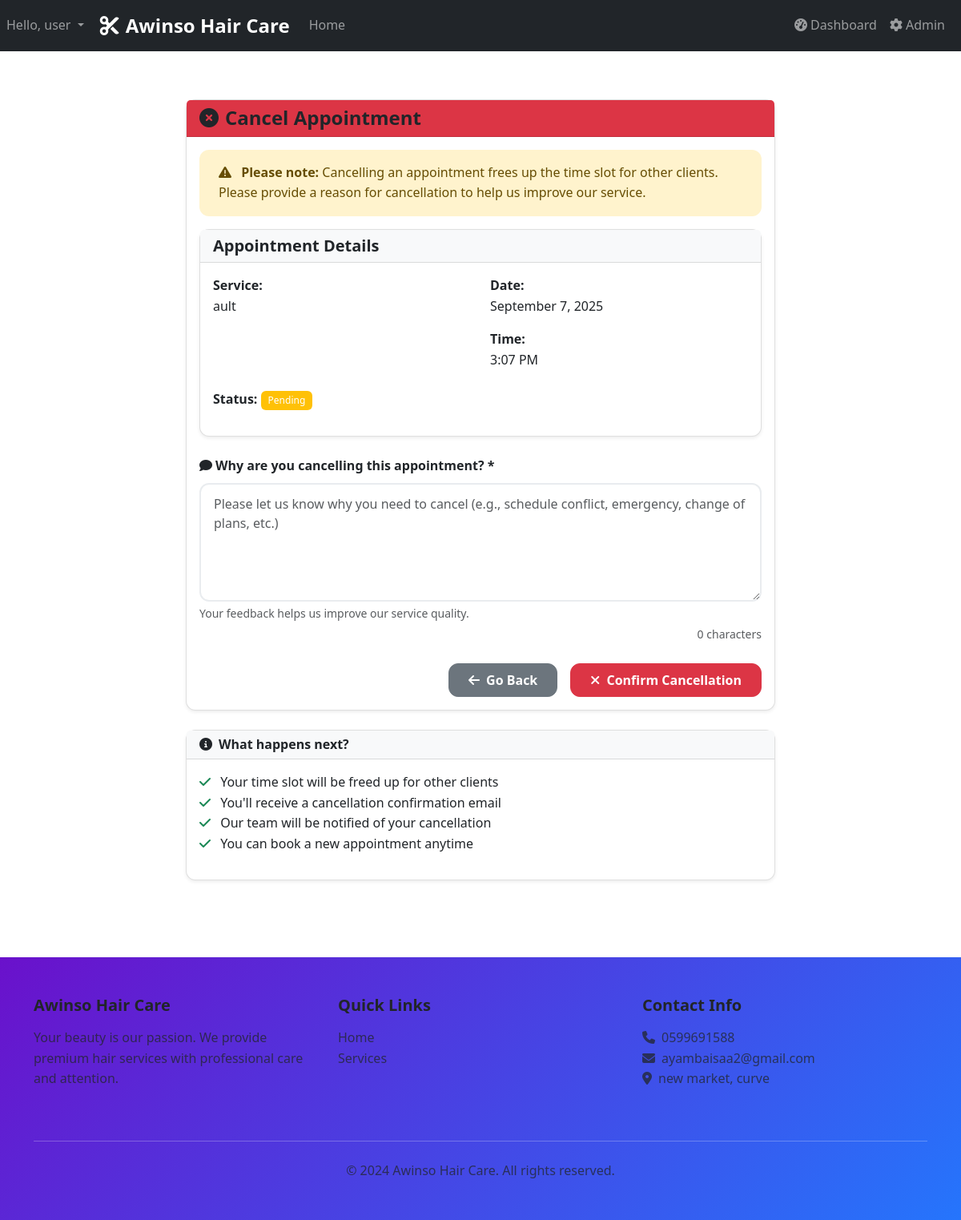
Screenshot of /cancel-appointment-client/43/ (signed in) with the database file from the repository.
### salon/models.py (models this page shows, shortened)
class Appointment(models.Model):
    PAYMENT_METHOD_CHOICES = [
        ('cash', 'Cash on Delivery'),
        ('momo', 'Mobile Money'),
    ]
    PAYMENT_STATUS_CHOICES = [
        ('pending', 'Pending'),
        ('paid', 'Paid'),
    ]
    STATUS_CHOICES = [
        ('pending', 'Pending'),
        ('confirmed', 'Confirmed'),
        ('completed', 'Completed'),
        ('cancelled', 'Cancelled'),
    ]
    CANCELLED_BY_CHOICES = [
        ('client', 'Client'),
        ('admin', 'Admin'),
        ('system', 'System'),
    ]
    user = models.ForeignKey(
        settings.AUTH_USER_MODEL,
        on_delete=models.CASCADE,
        null=True,
        blank=True,
        related_name='appointments'
    )
    phone_validator = RegexValidator(
        regex=r'^\+?\d{9,15}$',
        message="Phone number must be entered in the format: '0123456789'. Up to 15 digits allowed."
    )
    customer_name = models.CharField(max_length=100)
    customer_phone = models.CharField(max_length=15, validators=[phone_validator])
    customer_email = models.EmailField()
    service = models.ForeignKey(Service, on_delete=models.CASCADE, limit_choices_to={'service_type': 'booking'})
    subservice = models.ForeignKey(SubService, on_delete=models.SET_NULL, null=True, blank=True)
    hairstyle = models.ForeignKey(HairStyle, on_delete=models.SET_NULL, null=True, blank=True)
    custom_hairstyle = models.CharField(max_length=100, blank=True)
    appointment_date = models.DateTimeField()
    notes = models.TextField(blank=True)
    status = models.CharField(max_length=10, choices=STATUS_CHOICES, default='pending')
    created_at = models.DateTimeField(auto_now_add=True)
    estimated_duration = models.DurationField(null=True, blank=True)
    confirmed_time = models.DateTimeField(null=True, blank=True)
    payment_method = models.CharField(
        max_length=20,
        choices=PAYMENT_METHOD_CHOICES,
        default='cash'
    )
    payment_status = models.CharField(
        max_length=10,
        choices=PAYMENT_STATUS_CHOICES,
        default='pending'
    )
    cancelled_by = models.CharField(
        max_length=20,
        choices=CANCELLED_BY_CHOICES,
        blank=True,
        null=True
    )
    cancellation_reason = models.TextField(blank=True, null=True)
    cancelled_at = models.DateTimeField(blank=True, null=True)
    objects = AppointmentManager()
    class Meta:
        ordering = ['-appointment_date']
        verbose_name = "Appointment"
        verbose_name_plural = "Appointments"

class Service(models.Model):
    SERVICE_TYPES = [
        ('booking', 'Booking Service (Appointments)'),
        ('order', 'Order Service (Products)'),
    ]
    name = models.CharField(max_length=200)
    description = models.TextField()
    service_type = models.CharField(max_length=10, choices=SERVICE_TYPES, default='booking')
    is_active = models.BooleanField(default=True)
    created_at = models.DateTimeField(auto_now_add=True)
    updated_at = models.DateTimeField(auto_now=True)
    class Meta:
        verbose_name = "Service"
        verbose_name_plural = "Services"

### salon/views.py (the view)
# urls.py: path('cancel-appointment-client/<int:appointment_id>/', views.cancel_appointment_client, name='cancel_appointment_client'),
@login_required
def cancel_appointment_client(request, appointment_id):
    appointment = get_object_or_404(Appointment, id=appointment_id)
    if not request.user.is_staff and appointment.customer_email != request.user.email:
        messages.error(request, 'You can only cancel your own appointments.')
        return redirect('salon:appointment_list')
    return cancel_appointment_common(request, appointment_id, is_admin_cancellation=False)

### salon/views.py (called while the page is built, shortened)
def cancel_appointment_common(request, appointment_id, is_admin_cancellation=False):
    appointment = get_object_or_404(Appointment, id=appointment_id)
    template = 'cancel_appointment.html' if is_admin_cancellation else 'cancel_appointment_client.html'
    return render(request, template, {'appointment': appointment})

### templates/cancel_appointment_client.html (shortened to what this page needs)
{% extends 'base.html' %}
{% load static %}
{% block content %}
<div class="container py-5">
    <div class="row justify-content-center">
        <div class="col-md-8">
            <div class="card">
                <div class="card-header bg-danger text-white">
                    <h4 class="mb-0">
                        <i class="fas fa-times-circle me-2"></i>Cancel Appointment
                    </h4>
                </div>
                <div class="card-body">
                    <div class="alert alert-warning">
                        <i class="fas fa-exclamation-triangle me-2"></i>
                        <strong>Please note:</strong> Cancelling an appointment frees up the time slot for other clients.
                        Please provide a reason for cancellation to help us improve our service.
                    </div>
                    <div class="card mb-4">
                        <div class="card-header bg-light">
                            <h5 class="mb-0">Appointment Details</h5>
                        </div>
                        <div class="card-body">
                            <div class="row">
                                <div class="col-md-6">
                                    <p><strong>Service:</strong><br>{{ appointment.service.name }}</p>
                                </div>
                                <div class="col-md-6">
                                    <p><strong>Date:</strong><br>{{ appointment.appointment_date|date:"F j, Y" }}</p>
                                    <p><strong>Time:</strong><br>{{ appointment.appointment_date|date:"g:i A" }}</p>
                                </div>
                            </div>
                            <div class="row mt-2">
                                <div class="col-12">
                                    <p><strong>Status:</strong>
                                        <span class="badge
                                            {% if appointment.status == 'confirmed' %}bg-success
                                            {% elif appointment.status == 'pending' %}bg-warning
                                            {% else %}bg-secondary{% endif %}">
                                            {{ appointment.status|title }}
                                        </span>
                                    </p>
                                </div>
                            </div>
                        </div>
                    </div>
                    <form method="post">
                        <div class="mb-4">
                            <label for="reason" class="form-label fw-bold">
                                <i class="fas fa-comment me-1"></i>Why are you cancelling this appointment? *
                            </label>
                            <textarea class="form-control" id="reason" name="reason" rows="5"
                                      placeholder="Please let us know why you need to cancel (e.g., schedule conflict, emergency, change of plans, etc.)"
                                      required></textarea>
                            <div class="form-text">Your feedback helps us improve our service quality.</div>
                        </div>
                        <div class="d-grid gap-2 d-md-flex justify-content-md-end">
                            <a href="{% url 'salon:appointment_list' %}" class="btn btn-secondary me-md-2">
                                <i class="fas fa-arrow-left me-1"></i> Go Back
                            </a>
                            <button type="submit" class="btn btn-danger" onclick="return confirm('Are you sure you want to cancel this appointment?')">
                                <i class="fas fa-times me-1"></i> Confirm Cancellation
                            </button>
                        </div>
                    </form>
                </div>
            </div>
            <div class="card mt-4">
                <div class="card-header bg-light">
                    <h6 class="mb-0"><i class="fas fa-info-circle me-2"></i>What happens next?</h6>
                </div>
                <div class="card-body">
                    <ul class="list-unstyled">
                        <li><i class="fas fa-check text-success me-2"></i> Your time slot will be freed up for other clients</li>
                        <li><i class="fas fa-check text-success me-2"></i> You'll receive a cancellation confirmation email</li>
                        <li><i class="fas fa-check text-success me-2"></i> Our team will be notified of your cancellation</li>
                        <li><i class="fas fa-check text-success me-2"></i> You can book a new appointment anytime</li>
                    </ul>
                </div>
            </div>
        </div>
    </div>
</div>
{% endblock %}

### templates/base.html (shortened to what this page needs)
{% load static %}
<!DOCTYPE html>
<html lang="en" data-bs-theme="light">
<head>
    <link rel="preload" href="https://cdn.jsdelivr.net/npm/bootstrap@5.3.2/dist/css/bootstrap.min.css" as="style" onload="this.onload=null;this.rel='stylesheet'">
    <link rel="preload" href="https://cdnjs.cloudflare.com/ajax/libs/font-awesome/6.5.1/css/all.min.css" as="style" onload="this.onload=null;this.rel='stylesheet'">
    <link rel="preload" href="{% static 'css/style.css' %}" as="style" onload="this.onload=null;this.rel='stylesheet'">
</head>
<body>
    <nav class="navbar navbar-expand-lg navbar-dark bg-dark fixed-top">
        <div class="navbar-nav ms-auto">
            {% if user.is_authenticated %}
                <div class="nav-item dropdown">
                    <a class="nav-link dropdown-toggle" href="#" role="button" data-bs-toggle="dropdown">
                        Hello, {{ user.username }}
                    </a>
                </div>
            {% else %}
                <a class="nav-link" href="{% url 'salon:login' %}">Login</a>
                <a class="nav-link" href="{% url 'salon:register' %}">Register</a>
            {% endif %}
        </div>
        <div class="container">
            <a class="navbar-brand" href="{% url 'salon:index' %}">
                <i class="fas fa-scissors me-2"></i>Awinso Hair Care
            </a>
            <div class="collapse navbar-collapse" id="mainNavbar">
                <ul class="navbar-nav me-auto">
                    <li class="nav-item">
                        <a class="nav-link" href="{% url 'salon:index' %}">Home</a>
                    </li>
                </ul>
                <ul class="navbar-nav ms-auto">
                 {% if user.is_authenticated and user.is_superuser %}
                    <li class="nav-item">
                        <a class="nav-link" href="{% url 'salon:admin_dashboard' %}">
                            <i class="fas fa-tachometer-alt me-1"></i>Dashboard
                        </a>
                    </li>
                    <li class="nav-item">
                        <a class="nav-link" href="{% url 'admin:index' %}" target="_blank">
                            <i class="fas fa-cog me-1"></i>Admin
                        </a>
                    </li>
                {% endif %}
                </ul>
            </div>
        </div>
    </nav>
    <main class="main-content">
        {% block content %}{% endblock %}
    </main>
    <footer class="bg-gradient-primary text-white py-5 mt-5">
        <div class="container">
            <div class="row">
                <div class="col-md-4 mb-4">
                    <h5 class="fw-bold mb-3">Awinso Hair Care</h5>
                    <p class="text-muted">Your beauty is our passion. We provide premium hair services with professional care and attention.</p>
                </div>
                <div class="col-md-4 mb-4">
                    <h5 class="fw-bold mb-3">Quick Links</h5>
                    <ul class="list-unstyled">
                        <li><a href="{% url 'salon:index' %}" class="text-muted text-decoration-none">Home</a></li>
                        <li><a href="#services" class="text-muted text-decoration-none">Services</a></li>
                    </ul>
                </div>
                <div class="col-md-4 mb-4">
                    <h5 class="fw-bold mb-3">Contact Info</h5>
                    <ul class="list-unstyled text-muted">
                        <li><i class="fas fa-phone me-2"></i>0599691588</li>
                        <li><i class="fas fa-envelope me-2"></i>ayambaisaa2@gmail.com</li>
                        <li><i class="fas fa-map-marker-alt me-2"></i>new market, curve</li>
                    </ul>
                </div>
            </div>
            <hr class="my-4 bg-secondary">
            <div class="text-center">
                <p class="text-muted mb-0">&copy; 2024 Awinso Hair Care. All rights reserved.</p>
            </div>
        </div>
    </footer>
</body>
</html>

### static/css/style.css (style rules this page uses)
:root { --primary-color: #6f42c1; --primary-dark: #5a32a3; --secondary-color: #6c757d; --success-color: #198754; --danger-color: #dc3545; --warning-color: #ffc107; --info-color: #0dcaf0; --light-color: #f8f9fa; --dark-color: #212529; --border-radius: 12px; --transition-time: 0.3s ease; }
body { font-family: 'Segoe UI', Tahoma, Geneva, Verdana, sans-serif; line-height: 1.6; color: var(--dark-color); padding-top: 76px; }
.main-content { min-height: calc(100vh - 200px); }
h1, h2, h3, h4, h5, h6 { font-weight: 700; color: var(--dark-color); }
.navbar-brand { font-weight: 700; font-size: 1.5rem; }
.navbar-nav .nav-link { font-weight: 500; transition: color var(--transition-time); }
.card { transition: all var(--transition-time); border: none; border-radius: var(--border-radius); }
.btn { font-weight: 600; border-radius: var(--border-radius); transition: all var(--transition-time); padding: 0.5rem 1.5rem; }
.form-control, .form-select { border-radius: var(--border-radius); border: 2px solid #e9ecef; padding: 0.75rem 1rem; transition: all var(--transition-time); }
.form-label { font-weight: 600; color: var(--dark-color); }
.badge { font-weight: 500; padding: 0.5em 0.75em; }
.alert { border: none; border-radius: var(--border-radius); padding: 1rem 1.5rem; }
footer { margin-top: auto; }
footer a { color: var(--light-color); text-decoration: none; transition: color var(--transition-time); }
.bg-gradient-primary { background: linear-gradient(135deg, #6a11cb 0%, #2575fc 100%); }

### templates/cancel_appointment_client.html (style rules this page uses)
.card { box-shadow: 0 0.125rem 0.25rem rgba(0, 0, 0, 0.075); border: 1px solid rgba(0, 0, 0, 0.125); }
.card-header { border-bottom: 1px solid rgba(0, 0, 0, 0.125); }
.btn-danger { background-color: #dc3545; border-color: #dc3545; }
.alert-warning { background-color: #fff3cd; border-color: #ffecb5; color: #664d03; }

### rows the page displays
Appointment: service.name "ault", appointment_date "September 7, 2025", appointment_date "3:07 PM", status "Pending"

### other values shown
{{ user.username }} "user"
